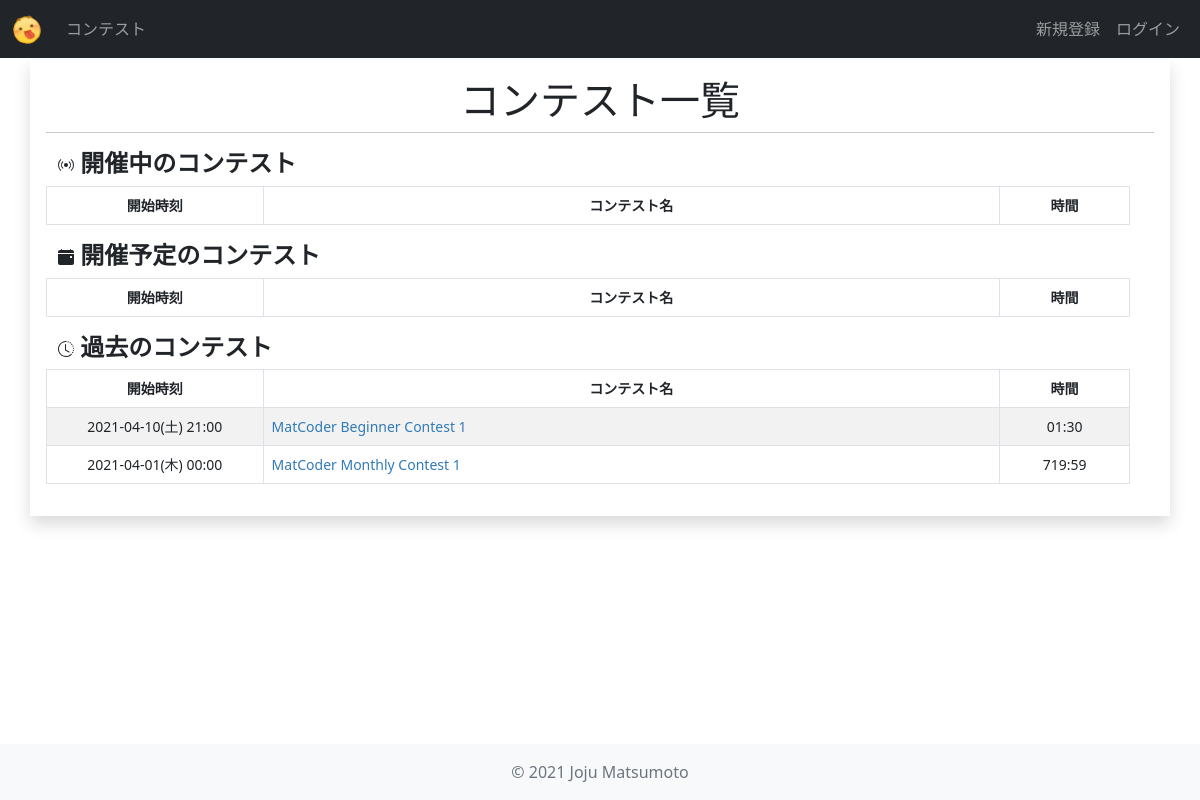
The page /contests/ on the database as committed earlier.
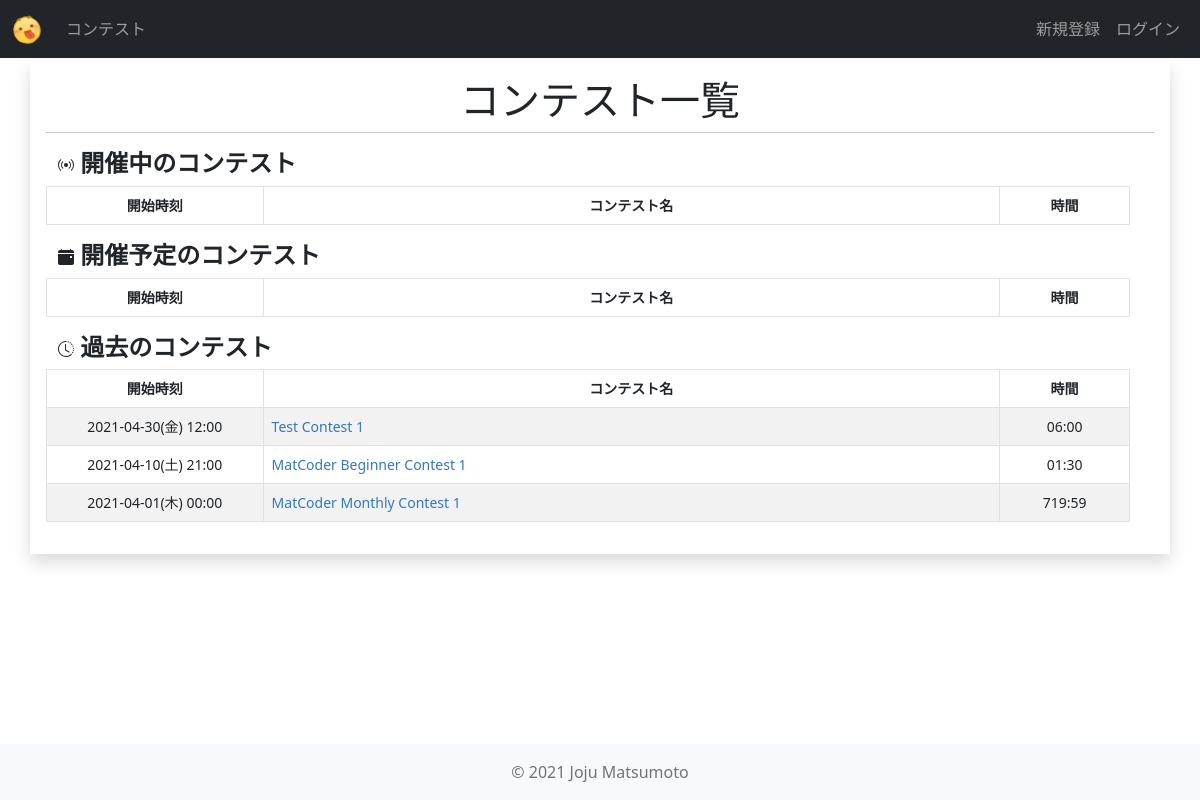
The same page on the database as committed later.
### contests/models.py (models this page shows, shortened)
class Contest(models.Model):
    title = models.CharField(
        verbose_name="タイトル",
        max_length=255,
    )
    abstract = models.TextField(
        verbose_name="概要",
        max_length=2000,
    )
    short_name = models.CharField(
        verbose_name="省略形",
        max_length=20,
        unique=True,
        default="null",
    )
    start_date = models.DateTimeField(
        verbose_name="開始日時",
    )
    end_date = models.DateTimeField(
        verbose_name="終了日時",
    )
    users = models.ManyToManyField(
        settings.AUTH_USER_MODEL,
        verbose_name="参加者",
        blank=True,
    )
    penalty = models.IntegerField(
        verbose_name="ペナルティ(分)",
        default=5,
    )
    released = models.BooleanField(
        verbose_name="公開済",
        default=False,
    )
    def get_start_time_str(self) -> str:
        return utils.datetime_str(self.start_date)
    def get_time_str(self) -> str:
        dt = self.end_date - self.start_date
        hour = int(dt.total_seconds()) // 3600
        minute = int((dt.total_seconds()) % 3600) // 60
        return f"{hour:02d}:{minute:02d}"

### contests/views.py (the view)
class IndexView(View):
    def get(self, request, *args, **kwargs):
        now = timezone.now()
        all_contests = models.Contest.objects.all()
        past_contests = all_contests.filter(end_date__lt=now).order_by("-start_date")
        future_contests = all_contests.filter(start_date__gt=now).order_by("start_date")
        live_contests = all_contests.filter(start_date__lte=now).filter(end_date__gt=now)
        context = {
            "contests_list": [
                ("開催中のコンテスト", live_contests),
                ("開催予定のコンテスト", future_contests),
                ("過去のコンテスト", past_contests),
            ],
        }
        return render(request, "contests/index.html", context)

### contests/utils.py (called while the page is built)
def datetime_str(dt: datetime.datetime) -> str:
    dt = localtime(dt)
    return "{}({}) {}".format(
        dt.strftime("%Y-%m-%d"),
        day_of_week_to_japanese[dt.strftime("%a")],
        dt.strftime("%H:%M")
    )

### contests/templates/contests/index.html (shortened to what this page needs)
{% extends 'base.html' %}
{% block content %}
<div class="row p-3">
    <h1 class="text-center">コンテスト一覧</h1>
    <hr>
    {% for contests_label, contests in contests_list %}
        <div class="row">
            <h4>
                {{ contests_label }}
            </h4>
            <table class="table table-striped table-bordered table-hover small text-center">
                <thead>
                    <tr>
                        <th width="20%">開始時刻</th>
                        <th>コンテスト名</th>
                        <th width="12%">時間</th>
                    </tr>
                </thead>
                <tbody>
                    {% for contest in contests %}
                        <tr>
                            <td>{{ contest.get_start_time_str }}</td>
                            <td class="text-start"><a href="{% url 'contests:contest_detail' contest.short_name %}">{{ contest.title }}</a></td>
                            <td>{{ contest.get_time_str }}</td>
                        </tr>
                    {% endfor %}
                </tbody>
            </table>
        </div>
    {% endfor %}
</div>
{% endblock content %}

Rows that differ between the two databases and show on the page:
added Contest: get_start_time_str "2021-04-30(金) 12:00", title "Test Contest 1", get_time_str "06:00"
